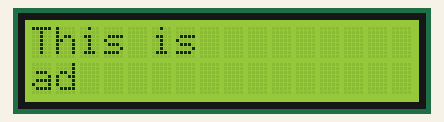
Simulated run of this sketch. Board: Arduino Uno, built with avr-gcc and run on an emulated ATmega328P. On the bench: 16×2 character LCD.

Above: at 0.1 s.
At 2.2 s:
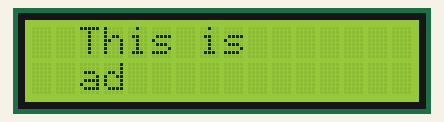
At 4.2 s:
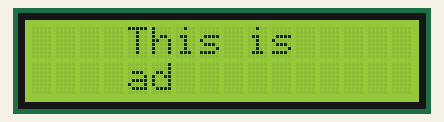
At 9.2 s:
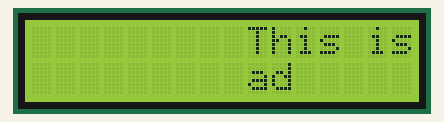
At 13.3 s:
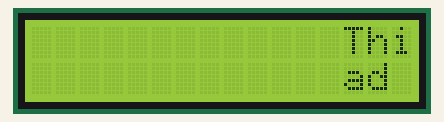
At 18.4 s:
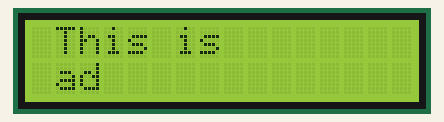

Measured:
- by itself, everything shown: repeats every 17.2 s, in 17 steps
- what the display in image 1 shows lasts 1.0 s, from 2.1 s to 3.1 s

The sketch:

20201203_LCD_ad.ino
```cpp
#include <LiquidCrystal_I2C.h>
LiquidCrystal_I2C lcd(0x27,16,2);
int ad = 0;
void setup() {
  lcd.init(); // init = 초기화
  lcd.backlight();
}

void loop() {
  for(ad = 0;ad<17;ad++)
  {
    lcd.setCursor(ad,0);
    lcd.print("This is");
    lcd.setCursor(ad,1);
    lcd.print("ad");
    delay(1000);
    lcd.clear();
  }
}
```
